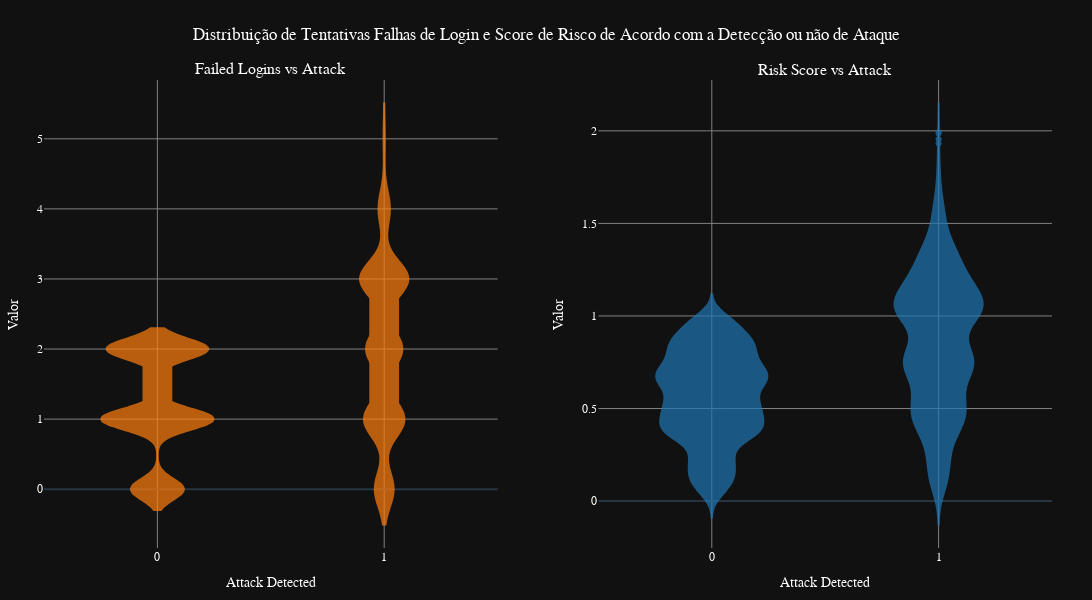

Write notebook code for a chart like this one.
### Code cell
fig = make_subplots(
    rows=1, cols=2,
    subplot_titles=("Failed Logins vs Attack", "Risk Score vs Attack")
)

colors = ["#ff7f0e", "#1f77b4"]

fig.add_trace(
    go.Violin(
        y=df["failed_logins"], x=df["attack_detected"],
        box_visible=True, meanline_visible=True,
        name="Failed Logins",
        line_color=colors[0],
        fillcolor=colors[0],
        opacity=0.7,
        hovertemplate="Attack Detected: %{x}<br>Failed Logins: %{y}<extra></extra>"
    ),
    row=1, col=1
)

fig.add_trace(
    go.Violin(
        y=df["risk_score"], x=df["attack_detected"],
        box_visible=True, meanline_visible=True,
        name="Risk Score",
        line_color=colors[1],
        fillcolor=colors[1],
        opacity=0.7,
        hovertemplate="Attack Detected: %{x}<br>Risk Score: %{y}<extra></extra>"
    ),
    row=1, col=2
)

fig.update_layout(
    template="plotly_dark",
    height=600, width=1800,
    showlegend=False,
    title_text="Distribuição de Tentativas Falhas de Login e Score de Risco de Acordo com a Detecção ou não de Ataque",
    title_x=0.5,
    font=dict(family="Arial", size=12, color="white"),
    margin=dict(l=40, r=40, t=80, b=40)
)

for i in range(1, 3):
    fig.update_xaxes(title_text="Attack Detected", row=1, col=i, showgrid=True, gridcolor="gray")
    fig.update_yaxes(title_text="Valor", row=1, col=i, showgrid=True, gridcolor="gray")

fig.show()

### Figure 1 — Plotly figure (JSON) as saved in the notebook; plotly's stock layout.template omitted (floating-point values rounded to 4 significant figures; data arrays with more than 128 entries replaced by an {"elided": "..."} marker saying what was removed)
{"data": [{"box": {"visible": true}, "fillcolor": "#ff7f0e", "hovertemplate": "Attack Detected: %{x}<br>Failed Logins: %{y}<extra></extra>", "line": {"color": "#ff7f0e"}, "meanline": {"visible": true}, "name": "Failed Logins", "opacity": 0.7, "type": "violin", "x": {"elided": "7174 float values"}, "xaxis": "x", "y": {"elided": "7174 float values"}, "yaxis": "y"}, {"box": {"visible": true}, "fillcolor": "#1f77b4", "hovertemplate": "Attack Detected: %{x}<br>Risk Score: %{y}<extra></extra>", "line": {"color": "#1f77b4"}, "meanline": {"visible": true}, "name": "Risk Score", "opacity": 0.7, "type": "violin", "x": {"elided": "7174 float values"}, "xaxis": "x2", "y": {"elided": "7174 float values"}, "yaxis": "y2"}], "layout": {"annotations": [{"font": {"size": 16}, "showarrow": false, "text": "Failed Logins vs Attack", "x": 0.225, "xanchor": "center", "xref": "paper", "y": 1, "yanchor": "bottom", "yref": "paper"}, {"font": {"size": 16}, "showarrow": false, "text": "Risk Score vs Attack", "x": 0.775, "xanchor": "center", "xref": "paper", "y": 1, "yanchor": "bottom", "yref": "paper"}], "font": {"color": "white", "family": "Arial", "size": 12}, "height": 600, "margin": {"b": 40, "l": 40, "r": 40, "t": 80}, "showlegend": false, "title": {"text": "Distribuição de Tentativas Falhas de Login e Score de Risco de Acordo com a Detecção ou não de Ataque", "x": 0.5}, "width": 1800, "xaxis": {"anchor": "y", "domain": [0, 0.45], "gridcolor": "gray", "showgrid": true, "title": {"text": "Attack Detected"}}, "xaxis2": {"anchor": "y2", "domain": [0.55, 1], "gridcolor": "gray", "showgrid": true, "title": {"text": "Attack Detected"}}, "yaxis": {"anchor": "x", "domain": [0, 1], "gridcolor": "gray", "showgrid": true, "title": {"text": "Valor"}}, "yaxis2": {"anchor": "x2", "domain": [0, 1], "gridcolor": "gray", "showgrid": true, "title": {"text": "Valor"}}}}
